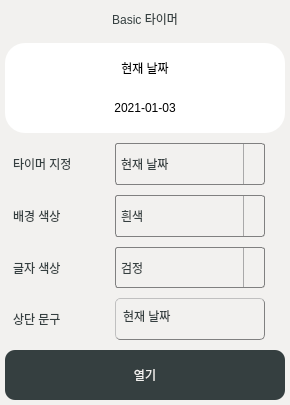
                   <widget class="QFrame" name="frame_digital">
                    <property name="minimumSize">
                     <size>
                      <width>290</width>
                      <height>405</height>
                     </size>
                    </property>
                    <property name="maximumSize">
                     <size>
                      <width>290</width>
                      <height>405</height>
                     </size>
                    </property>
                    <property name="styleSheet">
                     <string notr="true">background-color: #F2F1EF;
border-radius:10px;</string>
                    </property>
                    <property name="frameShape">
                     <enum>QFrame::StyledPanel</enum>
                    </property>
                    <property name="frameShadow">
                     <enum>QFrame::Raised</enum>
                    </property>
                    <layout class="QGridLayout" name="gridLayout_4">
                     <property name="leftMargin">
                      <number>5</number>
                     </property>
                     <property name="topMargin">
                      <number>5</number>
                     </property>
                     <property name="rightMargin">
                      <number>5</number>
                     </property>
                     <property name="bottomMargin">
                      <number>5</number>
                     </property>
                     <property name="spacing">
                      <number>10</number>
                     </property>
                     <item row="0" column="0">
                      <layout class="QVBoxLayout" name="verticalLayout_5">
                       <item>
                        <widget class="QLabel" name="label_25">
                         <property name="maximumSize">
                          <size>
                           <width>16777215</width>
                           <height>40</height>
                          </size>
                         </property>
                         <property name="styleSheet">
                          <string notr="true">padding: 5px;;
font: 20px &quot;나눔스퀘어_ac Bold&quot;;
color :#353F40;</string>
                         </property>
                         <property name="text">
                          <string>Basic 타이머</string>
                         </property>
                         <property name="alignment">
                          <set>Qt::AlignCenter</set>
                         </property>
                        </widget>
                       </item>
                       <item>
                        <widget class="QFrame" name="timer_1_frame">
                         <property name="minimumSize">
                          <size>
                           <width>0</width>
                           <height>90</height>
                          </size>
                         </property>
                         <property name="maximumSize">
                          <size>
                           <width>16777215</width>
                           <height>90</height>
                          </size>
                         </property>
                         <property name="styleSheet">
                          <string notr="true">background-color: rgb(255, 255, 255);
border-radius: 20px;</string>
                         </property>
                         <layout class="QVBoxLayout" name="verticalLayout_11">
                          <property name="spacing">
                           <number>10</number>
                          </property>
                          <property name="leftMargin">
                           <number>10</number>
                          </property>
                          <property name="topMargin">
                           <number>10</number>
                          </property>
                          <property name="rightMargin">
                           <number>10</number>
                          </property>
                          <property name="bottomMargin">
                           <number>10</number>
                          </property>
                          <item>
                           <widget class="QLabel" name="timer_1_title">
                            <property name="styleSheet">
                             <string notr="true">font: 15px &quot;LAB디지털&quot;;
color: rgb(0, 0, 0);</string>
                            </property>
                            <property name="text">
                             <string>현재 날짜</string>
                            </property>
                            <property name="alignment">
                             <set>Qt::AlignCenter</set>
                            </property>
                           </widget>
                          </item>
                          <item>
                           <widget class="QLabel" name="timer_1_lcd">
                            <property name="minimumSize">
                             <size>
                              <width>0</width>
                              <height>0</height>
                             </size>
                            </property>
                            <property name="styleSheet">
                             <string notr="true">color : black;
font: 35px &quot;LAB디지털&quot;;</string>
                            </property>
                            <property name="text">
                             <string>2021-01-03</string>
                            </property>
                            <property name="alignment">
                             <set>Qt::AlignCenter</set>
                            </property>
                           </widget>
                          </item>
                         </layout>
                        </widget>
                       </item>
                       <item>
                        <layout class="QFormLayout" name="formLayout_4">
                         <property name="sizeConstraint">
                          <enum>QLayout::SetMaximumSize</enum>
                         </property>
                         <property name="fieldGrowthPolicy">
                          <enum>QFormLayout::AllNonFixedFieldsGrow</enum>
                         </property>
                         <property name="horizontalSpacing">
                          <number>10</number>
                         </property>
                         <property name="verticalSpacing">
                          <number>10</number>
                         </property>
                         <item row="0" column="0">
                          <widget class="QLabel" name="label_36">
                           <property name="sizePolicy">
                            <sizepolicy hsizetype="Preferred" vsizetype="Expanding">
                             <horstretch>0</horstretch>
                             <verstretch>0</verstretch>
                            </sizepolicy>
                           </property>
                           <property name="minimumSize">
                            <size>
                             <width>100</width>
                             <height>0</height>
                            </size>
                           </property>
                           <property name="styleSheet">
                            <string notr="true">padding: 5px;;
font: 18px &quot;나눔스퀘어_ac Bold&quot;;
color :#353F40;</string>
                           </property>
                           <property name="text">
                            <string>타이머 지정</string>
                           </property>
                          </widget>
                         </item>
                         <item row="0" column="1">
                          <widget class="QComboBox" name="timer_1_select">
                           <property name="sizePolicy">
                            <sizepolicy hsizetype="Preferred" vsizetype="Expanding">
                             <horstretch>0</horstretch>
                             <verstretch>0</verstretch>
                            </sizepolicy>
                           </property>
                           <property name="minimumSize">
                            <size>
                             <width>132</width>
                             <height>40</height>
                            </size>
                           </property>
                           <property name="maximumSize">
                            <size>
                             <width>150</width>
                             <height>16777215</height>
                            </size>
                           </property>
                           <property name="styleSheet">
                            <string notr="true">QComboBox {
    border: 1px solid gray;
    border-radius: 3px;
    padding: 1px 0px 1px 3px;
    min-width: 6em;
	padding: 5px;
    font: 18px &quot;나눔스퀘어_ac Bold&quot;;
    color :#353F40;
}

QComboBox:editable {
    background: white;
}


QComboBox:on { /* shift the text when the popup opens */
    padding-top: 3px;
    padding-left: 4px;
}

QComboBox::drop-down {
    subcontrol-origin: padding;
    subcontrol-position: top right;
    width: 20px;

    border-left-width: 1px;
    border-left-color: darkgray;
    border-left-style: solid; /* just a single line */
    border-top-right-radius: 3px; /* same radius as the QComboBox */
    border-bottom-right-radius: 3px;
}

QComboBox::down-arrow:on { /* shift the arrow when popup is open */
    top: 1px;
    left: 1px;
}</string>
                           </property>
                           <item>
                            <property name="text">
                             <string>현재 날짜</string>
                            </property>
                           </item>
                           <item>
                            <property name="text">
                             <string>현재 시간</string>
                            </property>
                           </item>
                           <item>
                            <property name="text">
                             <string>공부 시간</string>
                            </property>
                           </item>
                           <item>
                            <property name="text">
                             <string>휴식 시간</string>
                            </property>
                           </item>
                           <item>
                            <property name="text">
                             <string>식사 시간</string>
                            </property>
                           </item>
                          </widget>
                         </item>
                         <item row="1" column="0">
                          <widget class="QLabel" name="label_37">
                           <property name="sizePolicy">
                            <sizepolicy hsizetype="Preferred" vsizetype="Expanding">
                             <horstretch>0</horstretch>
                             <verstretch>0</verstretch>
                            </sizepolicy>
                           </property>
                           <property name="styleSheet">
                            <string notr="true">padding: 5px;;
font: 18px &quot;나눔스퀘어_ac Bold&quot;;
color :#353F40;</string>
                           </property>
                           <property name="text">
                            <string>배경 색상</string>
                           </property>
                          </widget>
                         </item>
                         <item row="1" column="1">
                          <widget class="QComboBox" name="timer_1_bg">
                           <property name="sizePolicy">
                            <sizepolicy hsizetype="Preferred" vsizetype="Expanding">
                             <horstretch>0</horstretch>
                             <verstretch>0</verstretch>
                            </sizepolicy>
                           </property>
                           <property name="minimumSize">
                            <size>
                             <width>132</width>
                             <height>40</height>
                            </size>
                           </property>
                           <property name="maximumSize">
                            <size>
                             <width>150</width>
                             <height>16777215</height>
                            </size>
                           </property>
                           <property name="styleSheet">
                            <string notr="true">QComboBox {
    border: 1px solid gray;
    border-radius: 3px;
    padding: 1px 0px 1px 3px;
    min-width: 6em;
	padding: 5px;
    font: 18px &quot;나눔스퀘어_ac Bold&quot;;
    color :#353F40;
}

QComboBox:editable {
    background: white;
}


QComboBox:on { /* shift the text when the popup opens */
    padding-top: 3px;
    padding-left: 4px;
}

QComboBox::drop-down {
    subcontrol-origin: padding;
    subcontrol-position: top right;
    width: 20px;

    border-left-width: 1px;
    border-left-color: darkgray;
    border-left-style: solid; /* just a single line */
    border-top-right-radius: 3px; /* same radius as the QComboBox */
    border-bottom-right-radius: 3px;
}

QComboBox::down-arrow:on { /* shift the arrow when popup is open */
    top: 1px;
    left: 1px;
}</string>
                           </property>
                           <property name="currentIndex">
                            <number>1</number>
                           </property>
                           <item>
                            <property name="text">
                             <string>검정</string>
                            </property>
                           </item>
                           <item>
                            <property name="text">
                             <string>흰색</string>
                            </property>
                           </item>
                           <item>
                            <property name="text">
                             <string>스타일 #1</string>
                            </property>
                           </item>
                           <item>
                            <property name="text">
                             <string>스타일 #2</string>
                            </property>
                           </item>
                           <item>
                            <property name="text">
                             <string>투명</string>
                            </property>
                           </item>
                          </widget>
                         </item>
                         <item row="2" column="0">
                          <widget class="QLabel" name="label_38">
                           <property name="sizePolicy">
                            <sizepolicy hsizetype="Preferred" vsizetype="Expanding">
                             <horstretch>0</horstretch>
                             <verstretch>0</verstretch>
                            </sizepolicy>
                           </property>
                           <property name="styleSheet">
                            <string notr="true">padding: 5px;;
font: 18px &quot;나눔스퀘어_ac Bold&quot;;
color :#353F40;</string>
                           </property>
                           <property name="text">
                            <string>글자 색상</string>
                           </property>
                          </widget>
                         </item>
                         <item row="2" column="1">
                          <widget class="QComboBox" name="timer_1_tc">
                           <property name="sizePolicy">
                            <sizepolicy hsizetype="Preferred" vsizetype="Expanding">
                             <horstretch>0</horstretch>
                             <verstretch>0</verstretch>
                            </sizepolicy>
                           </property>
                           <property name="minimumSize">
                            <size>
                             <width>132</width>
                             <height>40</height>
                            </size>
                           </property>
                           <property name="maximumSize">
                            <size>
                             <width>150</width>
                             <height>16777215</height>
                            </size>
                           </property>
                           <property name="styleSheet">
                            <string notr="true">QComboBox {
    border: 1px solid gray;
    border-radius: 3px;
    padding: 1px 0px 1px 3px;
    min-width: 6em;
	padding: 5px;
    font: 18px &quot;나눔스퀘어_ac Bold&quot;;
    color :#353F40;
}

QComboBox:editable {
    background: white;
}


QComboBox:on { /* shift the text when the popup opens */
    padding-top: 3px;
    padding-left: 4px;
}

QComboBox::drop-down {
    subcontrol-origin: padding;
    subcontrol-position: top right;
    width: 20px;

    border-left-width: 1px;
    border-left-color: darkgray;
    border-left-style: solid; /* just a single line */
    border-top-right-radius: 3px; /* same radius as the QComboBox */
    border-bottom-right-radius: 3px;
}

QComboBox::down-arrow:on { /* shift the arrow when popup is open */
    top: 1px;
    left: 1px;
}</string>
                           </property>
                           <property name="currentIndex">
                            <number>0</number>
                           </property>
                           <item>
                            <property name="text">
                             <string>검정</string>
                            </property>
                           </item>
                           <item>
                            <property name="text">
                             <string>흰색</string>
                            </property>
                           </item>
                           <item>
                            <property name="text">
                             <string>스타일 #1</string>
                            </property>
                           </item>
                           <item>
                            <property name="text">
                             <string>스타일 #2</string>
                            </property>
                           </item>
                          </widget>
                         </item>
                         <item row="3" column="0">
                          <widget class="QLabel" name="label_39">
                           <property name="sizePolicy">
                            <sizepolicy hsizetype="Preferred" vsizetype="Expanding">
                             <horstretch>0</horstretch>
                             <verstretch>0</verstretch>
                            </sizepolicy>
                           </property>
                           <property name="styleSheet">
                            <string notr="true">padding: 5px;;
font: 18px &quot;나눔스퀘어_ac Bold&quot;;
color :#353F40;</string>
                           </property>
                           <property name="text">
                            <string>상단 문구</string>
                           </property>
                          </widget>
                         </item>
                         <item row="3" column="1">
                          <widget class="QLineEdit" name="timer_1_txt">
                           <property name="sizePolicy">
                            <sizepolicy hsizetype="Expanding" vsizetype="Expanding">
                             <horstretch>0</horstretch>
                             <verstretch>0</verstretch>
                            </sizepolicy>
                           </property>
                           <property name="minimumSize">
                            <size>
                             <width>150</width>
                             <height>40</height>
                            </size>
                           </property>
                           <property name="maximumSize">
                            <size>
                             <width>150</width>
                             <height>16777215</height>
                            </size>
                           </property>
                           <property name="styleSheet">
                            <string notr="true">padding: 5px;;
font: 18px &quot;나눔스퀘어_ac Bold&quot;;
color :#353F40;
border-style: outset;
border-width: 1px;
border-color: gray;
border-radius: 5px;</string>
                           </property>
                           <property name="text">
                            <string>현재 날짜</string>
                           </property>
                          </widget>
                         </item>
                         <item row="4" column="0" colspan="2">
                          <widget class="QPushButton" name="timer_1">
                           <property name="minimumSize">
                            <size>
                             <width>0</width>
                             <height>50</height>
                            </size>
                           </property>
                           <property name="styleSheet">
                            <string notr="true">QPushButton
{
	color: #F2F1EF;
	font: 20px &quot;나눔스퀘어_ac Bold&quot;;
	background-color:#353F40;
	border : None;
	border-radius : 10px;
}

QPushButton::hover
{
	color: #F2F1EF;
	font: 20px &quot;나눔스퀘어_ac Bold&quot;;
	background-color:#000000;
	border :solid;
}</string>
                           </property>
                           <property name="text">
                            <string>열기</string>
                           </property>
                          </widget>
                         </item>
                        </layout>
                       </item>
                      </layout>
                     </item>
                    </layout>
                   </widget>
